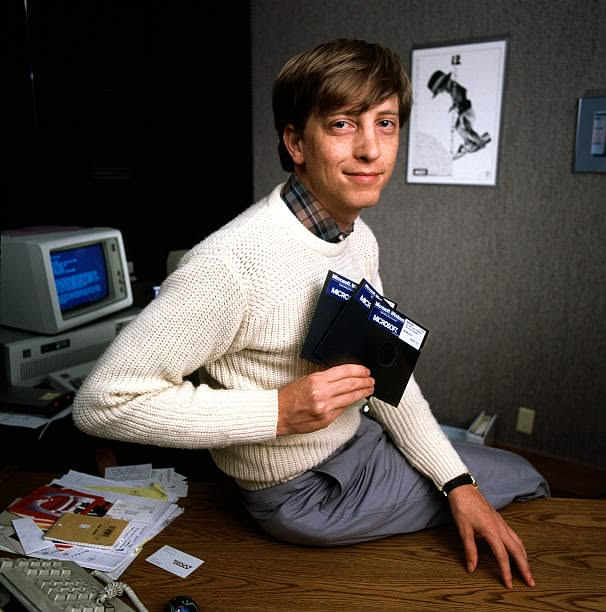
#> input picture PLOGY_Carousel_Agent_Kit/assets/reference-originals/57bdbe335027be1112519ab9b5f24ec0.jpg, 606 x 612 px, given in place of 5fc091d4c9d6625b9177ae9e6f5988c5.jpg, which was not available
$ python derive.py ../../../assets/reference-originals/57bdbe335027be1112519ab9b5f24ec0.jpg ../../../assets/reference-originals/6a2084e8a39b2acbbb5ceeb914c1e4cf.jpg
#> lines starting #> are read from the running program, lines starting #| are printed output that depends on the picture
# Derivados de foto de la pieza 016. Los originales no se tocan.
# Uso: python -I derive.py "<ruta del kit>" "<carpeta assets de la pieza>"
#   01-retro.jpg      5fc091d4c9d6625b9177ae9e6f5988c5.jpg: hombre con una taza frente a muchas pantallas, estética de los 80.
#                     Mapa de color a Ink, naranja y crema (las pantallas azules pasan a naranja de marca).
#   02-error.jpg      0df7100a10bafeeac554662325013596.jpg: oficina amarilla con ventanas de error. Mapa a Ink, naranja y crema.
#   03-manos.jpg      perfection.jpg: dos manos casi se tocan (punteado blanco sobre negro). Mapa a Ink, naranja y crema.
#   05-vigilancia.jpg ai watching 2.jpg: persona detectada por una IA (cajas y puntos naranja de origen). Sin mapa de color; se aclara x1,6 porque el original es muy oscuro.
import colorsys
import sys

import numpy as np
from PIL import Image

kit, out = sys.argv[1], sys.argv[2]
ref = kit + "/assets/reference-originals/"

INK = (23, 19, 16)
ORANGE = (255, 91, 0)
CREAM = (255, 238, 225)
VIOLET = (156, 90, 167)
CORAL = (247, 89, 70)
WARM = [(0.0, INK), (0.5, ORANGE), (1.0, CREAM)]
WARM_DARK = [(0.0, INK), (0.35, (150, 52, 8)), (0.65, ORANGE), (1.0, CREAM)]
BRAND = [(0.0, INK), (0.35, VIOLET), (0.7, CORAL), (1.0, (255, 205, 160))]
BW_WARM = [(0.0, INK), (1.0, (255, 244, 235))]


def open_rgb(name):
    return Image.open(ref + name).convert("RGB")


def cover(im, w, h, fx=0.5, fy=0.5):
    iw, ih = im.size
    target = w / h
    if iw / ih > target:
        cw, ch = round(ih * target), ih
    else:
        cw, ch = iw, round(iw / target)
    x = round((iw - cw) * fx)
    y = round((ih - ch) * fy)
    return im.crop((x, y, x + cw, y + ch)).resize((w, h), Image.LANCZOS)


def gradient_map(im, stops, gamma=1.0):
    g = np.asarray(im.convert("L"), dtype=np.float32) / 255.0
    g = np.clip(g, 0, 1) ** gamma
    xs = [s[0] for s in stops]
    res = np.zeros(g.shape + (3,), dtype=np.float32)
    for c in range(3):
        res[..., c] = np.interp(g, xs, [s[1][c] for s in stops])
    return Image.fromarray(res.astype(np.uint8), "RGB")


def shift_reds(im, smin=0.35, vmin=0.2):
    a = np.asarray(im, dtype=np.float32) / 255.0
    r, g, b = a[..., 0], a[..., 1], a[..., 2]
    mx = a.max(-1)
    mn = a.min(-1)
    d = mx - mn + 1e-9
    h = np.zeros_like(mx)
    h = np.where(mx == r, ((g - b) / d) % 6, h)
    h = np.where(mx == g, (b - r) / d + 2, h)
    h = np.where(mx == b, (r - g) / d + 4, h)
    h = h / 6.0
    s = np.where(mx > 0, d / (mx + 1e-9), 0)
    mask = ((h < 0.06) | (h > 0.93)) & (s > smin) & (mx > vmin)
    h2 = np.where(mask, 0.058, h)
    # hsv -> rgb vectorizado
    i = np.floor(h2 * 6).astype(int) % 6
    f = h2 * 6 - np.floor(h2 * 6)
    p = mx * (1 - s)
    q = mx * (1 - f * s)
    t = mx * (1 - (1 - f) * s)
    v = mx
    rr = np.choose(i, [v, q, p, p, t, v])
    gg = np.choose(i, [t, v, v, q, p, p])
    bb = np.choose(i, [p, p, t, v, v, q])
    res = np.stack([rr, gg, bb], -1)
    return Image.fromarray((np.clip(res, 0, 1) * 255).astype(np.uint8), "RGB")


def save(im, name, q=92):
    im.save(out + "/" + name, quality=q)
    print("ok", name, im.size)


W, H = 1080, 1350

save(cover(gradient_map(open_rgb("5fc091d4c9d6625b9177ae9e6f5988c5.jpg"), WARM_DARK, 1.25), W, H, 0.5, 0.6), "01-retro.jpg")
#> in open_rgb, returned value is the input picture: PIL image 606x612 RGB; mean R, G, B 82.1, 73.9, 68.4
#> after the loop in gradient_map, `for c in range(3):`:
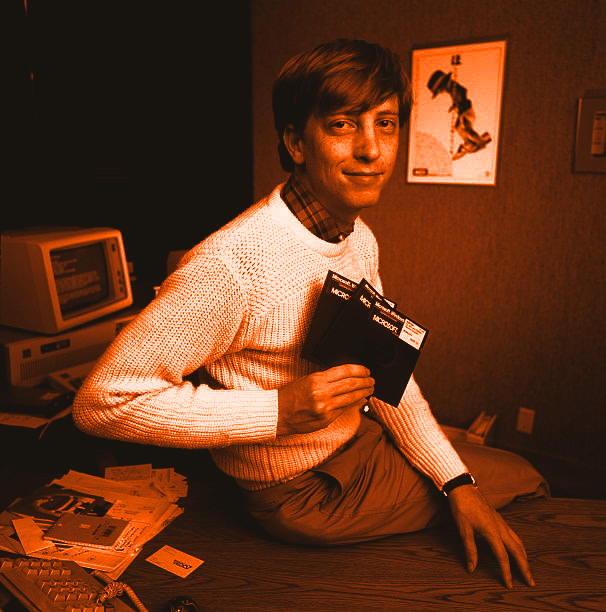
#> res: shape (612, 606, 3) float32; mean of channels 0, 1, 2 102.7, 53.6, 28.8; drawn as R, G, B
#> in cover, `iw, ih = im.size`: iw = 606; ih = 612
#> in cover, `cw, ch = round(ih * target), ih`: cw = 490; ch = 612
#> in cover, `x = round((iw - cw) * fx)`: x = 58
#> in cover, `y = round((ih - ch) * fy)`: y = 0
#| ok 01-retro.jpg (1080, 1350)
save(cover(gradient_map(open_rgb("0df7100a10bafeeac554662325013596.jpg"), WARM_DARK, 0.9), W, 620, 0.5, 0.45), "02-error.jpg")
#> call 2 of open_rgb, with name = '0df7100a10bafeeac554662325013596.jpg'
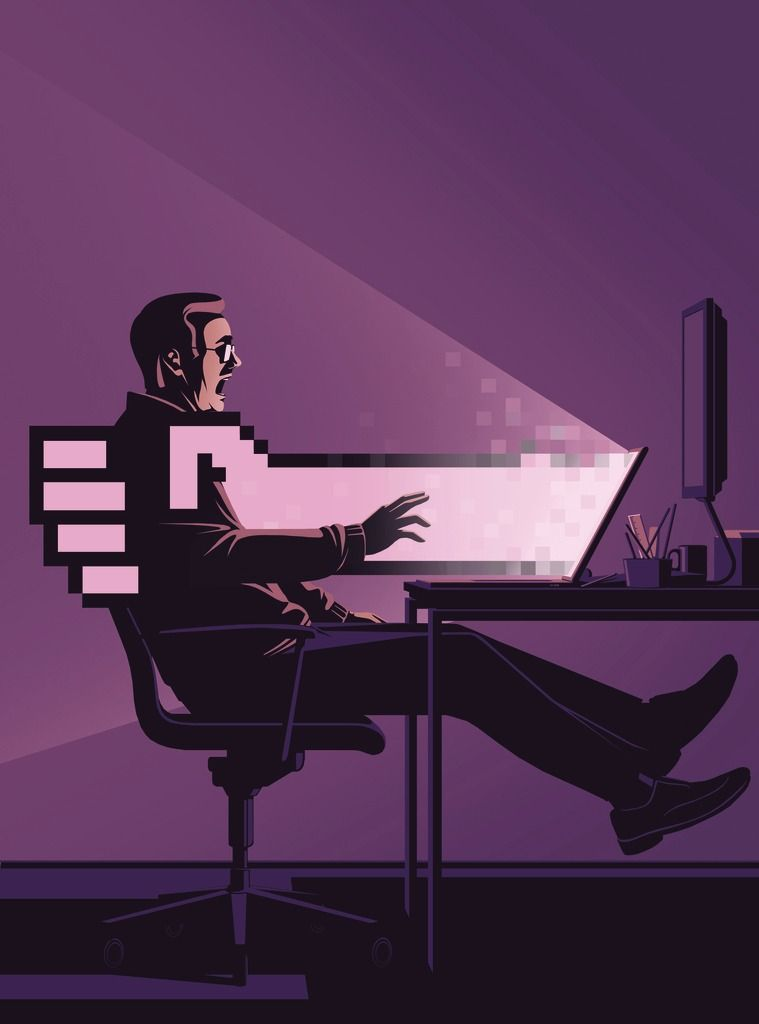
#> input picture PLOGY_Carousel_Agent_Kit/assets/reference-originals/6a2084e8a39b2acbbb5ceeb914c1e4cf.jpg, 759 x 1024 px, given in place of 0df7100a10bafeeac554662325013596.jpg, which was not available
#> in open_rgb, returned value is the input picture: PIL image 759x1024 RGB; mean R, G, B 87.3, 53.7, 86.9
#> call 2 of gradient_map, with gamma = 0.9
#> in gradient_map (call 2), `g = np.asarray(im.convert("L"), dtype=np.float32) / 255.0`:
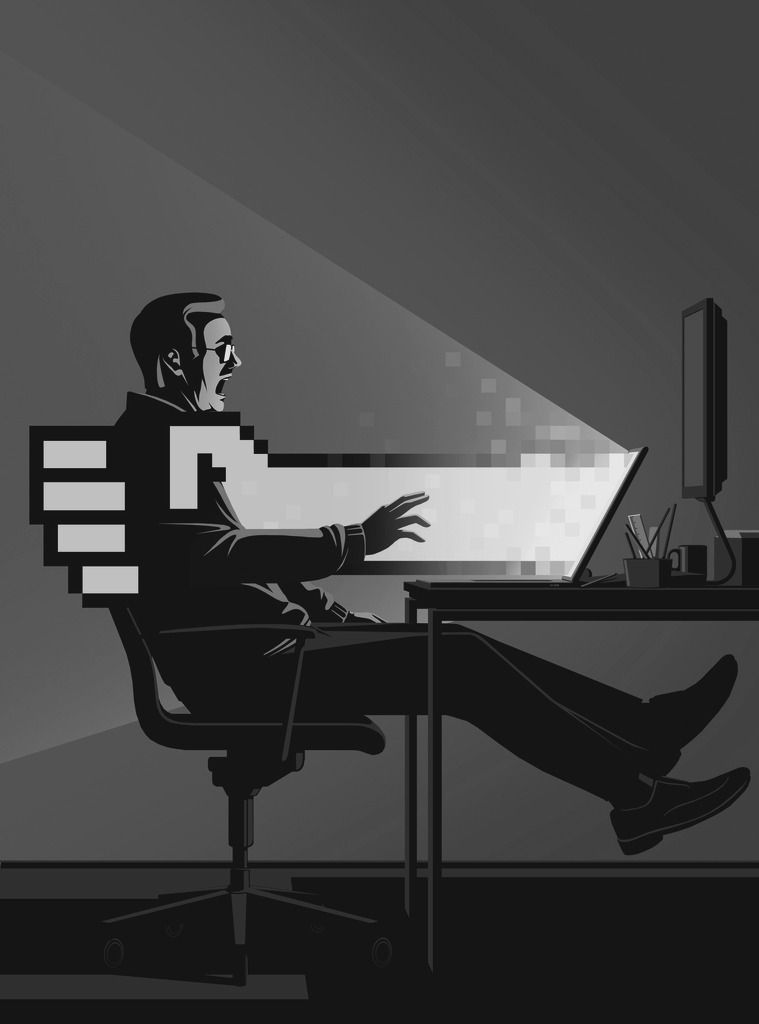
#> g: shape (1024, 759) float32; min 0.0118, max 0.976, mean 0.265
#> after the loop in gradient_map (call 2), `for c in range(3):`:
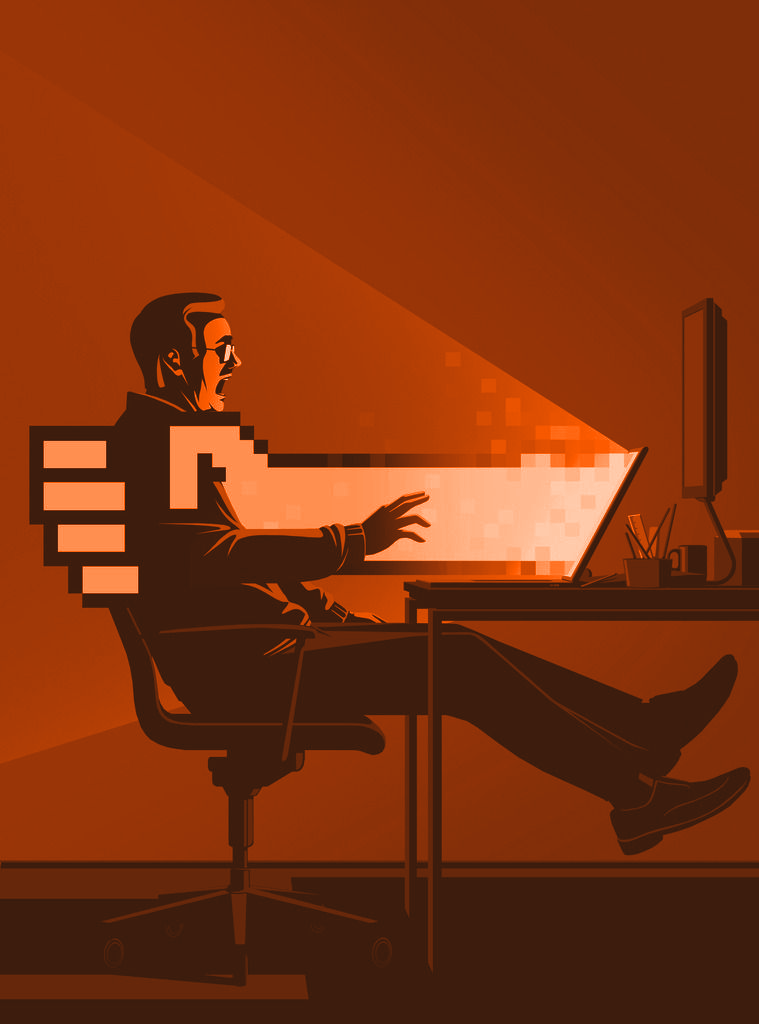
#> res: shape (1024, 759, 3) float32; mean of channels 0, 1, 2 127.6, 50.8, 15.2; drawn as R, G, B
#> call 2 of cover, with w = 1080, h = 620, fx = 0.5, fy = 0.45
#> in cover (call 2), `iw, ih = im.size`: iw = 759; ih = 1024
#> in cover (call 2), `cw, ch = iw, round(iw / target)`: cw = 759; ch = 436
#> in cover (call 2), `x = round((iw - cw) * fx)`: x = 0
#> in cover (call 2), `y = round((ih - ch) * fy)`: y = 265
#> in cover (call 2), `return im.crop((x, y, x + cw, y + ch)).resize((w, h), Image.LANCZOS)`:
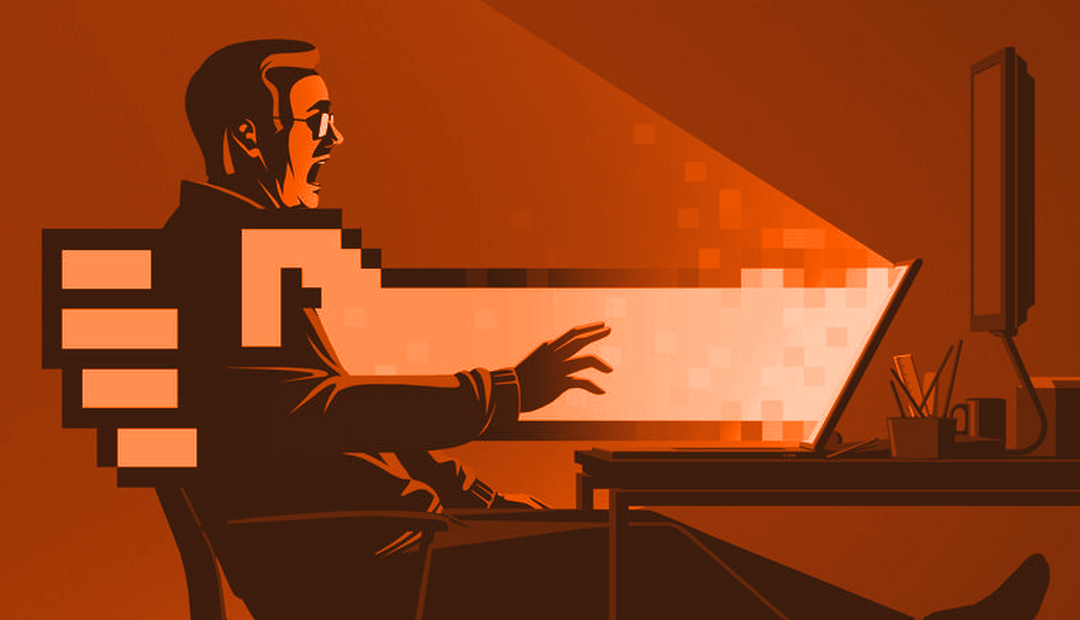
#> returned value: PIL image 1080x620 RGB; mean R, G, B 142.3, 60.8, 21.4
#| ok 02-error.jpg (1080, 620)
save(cover(gradient_map(open_rgb("perfection.jpg"), WARM, 0.8), W, 560, 0.5, 0.5), "03-manos.jpg")
#> call 3 of gradient_map, with gamma = 0.8
#> after the loop in gradient_map (call 3), `for c in range(3):`:
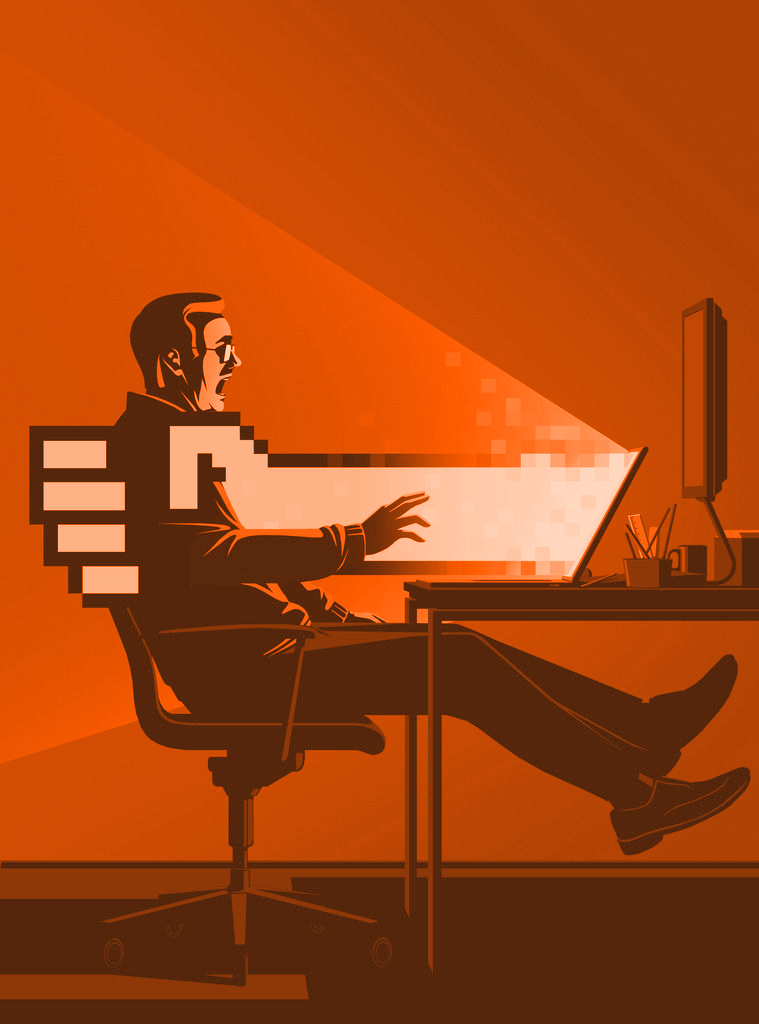
#> res: shape (1024, 759, 3) float32; mean of channels 0, 1, 2 169.4, 70.5, 15; drawn as R, G, B
#> call 3 of cover, with w = 1080, h = 560, fx = 0.5, fy = 0.5
#> in cover (call 3), `cw, ch = iw, round(iw / target)`: ch = 394
#> in cover (call 3), `y = round((ih - ch) * fy)`: y = 315
#> in cover (call 3), `return im.crop((x, y, x + cw, y + ch)).resize((w, h), Image.LANCZOS)`:
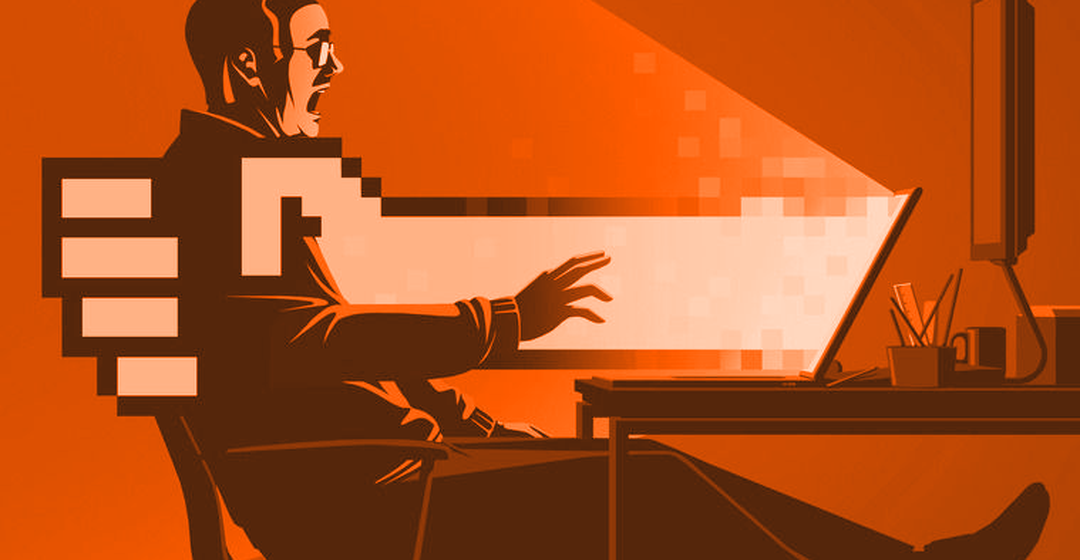
#> returned value: PIL image 1080x560 RGB; mean R, G, B 176.9, 81.8, 28.3
#| ok 03-manos.jpg (1080, 560)
im = open_rgb("ai watching 2.jpg")
#> (the run stopped early here; a loop or call above may not have finished)
